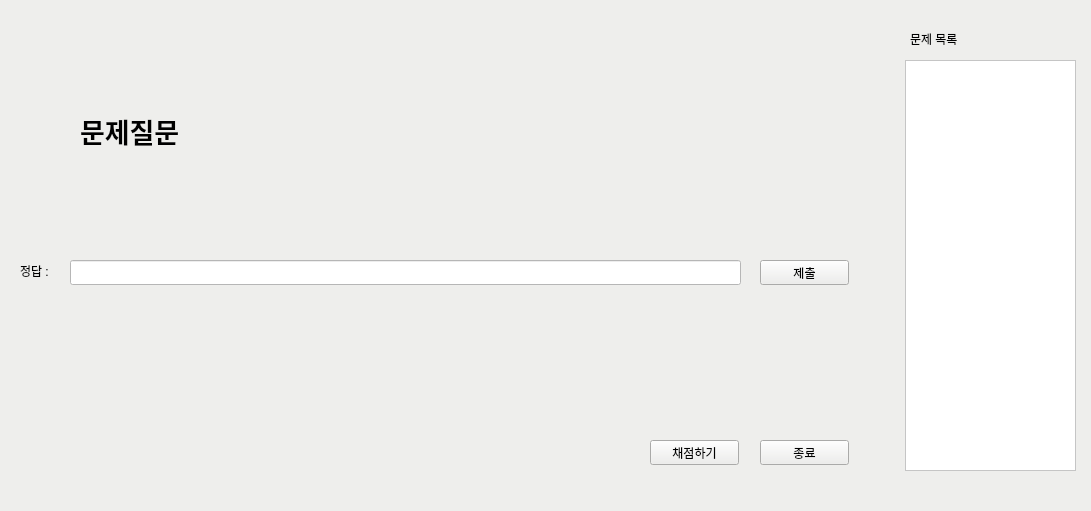
   <widget class="QWidget" name="quiz_widget" native="true">
    <property name="geometry">
     <rect>
      <x>0</x>
      <y>40</y>
      <width>1091</width>
      <height>511</height>
     </rect>
    </property>
    <property name="styleSheet">
     <string notr="true">background-color: rgb(238, 238, 236);</string>
    </property>
    <widget class="QListWidget" name="listWidget_5">
     <property name="geometry">
      <rect>
       <x>905</x>
       <y>60</y>
       <width>171</width>
       <height>411</height>
      </rect>
     </property>
     <property name="styleSheet">
      <string notr="true">background-color: rgb(255, 255, 255);</string>
     </property>
    </widget>
    <widget class="QLabel" name="label_41">
     <property name="geometry">
      <rect>
       <x>910</x>
       <y>30</y>
       <width>67</width>
       <height>17</height>
      </rect>
     </property>
     <property name="text">
      <string>문제 목록</string>
     </property>
    </widget>
    <widget class="QLabel" name="label_42">
     <property name="geometry">
      <rect>
       <x>80</x>
       <y>100</y>
       <width>781</width>
       <height>61</height>
      </rect>
     </property>
     <property name="font">
      <font>
       <family>Ubuntu Condensed</family>
       <pointsize>20</pointsize>
       <weight>75</weight>
       <bold>true</bold>
      </font>
     </property>
     <property name="text">
      <string>문제질문</string>
     </property>
    </widget>
    <widget class="QPushButton" name="get_point_bt">
     <property name="geometry">
      <rect>
       <x>650</x>
       <y>440</y>
       <width>89</width>
       <height>25</height>
      </rect>
     </property>
     <property name="text">
      <string>채점하기</string>
     </property>
    </widget>
    <widget class="QPushButton" name="pushButton_6">
     <property name="geometry">
      <rect>
       <x>760</x>
       <y>440</y>
       <width>89</width>
       <height>25</height>
      </rect>
     </property>
     <property name="text">
      <string>종료</string>
     </property>
    </widget>
    <widget class="QLabel" name="label_43">
     <property name="geometry">
      <rect>
       <x>20</x>
       <y>260</y>
       <width>41</width>
       <height>21</height>
      </rect>
     </property>
     <property name="text">
      <string>정답 :</string>
     </property>
    </widget>
    <widget class="QLineEdit" name="lineEdit_2">
     <property name="geometry">
      <rect>
       <x>70</x>
       <y>260</y>
       <width>671</width>
       <height>25</height>
      </rect>
     </property>
     <property name="styleSheet">
      <string notr="true">background-color: rgb(255, 255, 255);</string>
     </property>
    </widget>
    <widget class="QPushButton" name="save_bt">
     <property name="geometry">
      <rect>
       <x>760</x>
       <y>260</y>
       <width>89</width>
       <height>25</height>
      </rect>
     </property>
     <property name="text">
      <string>제출</string>
     </property>
    </widget>
   </widget>
